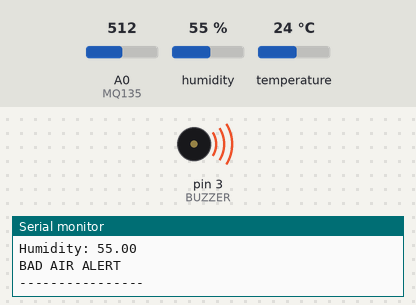
The sketch below on a simulated Arduino Uno, built with avr-gcc and run on an emulated ATmega328P. Shown: buzzer (waves = sounding), the last lines printed to the serial monitor. The test bench sets the inputs (shaded band); at power-on: A0 (MQ135) = 512, humidity 55 %, temperature 24 °C.

Above: at 2.8 s.
2.9 s: A0 (MQ135) set to 90
At 5.3 s:
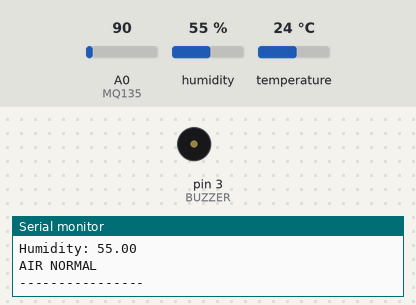
5.6 s: A0 (MQ135) set to 110
At 6.5 s:
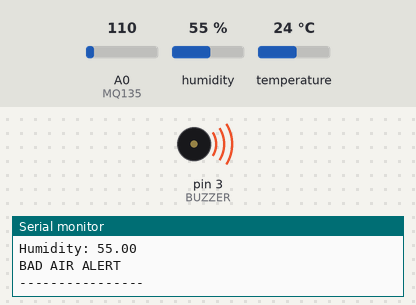
Timing chart, 0 to 8.6 s (numbered marks = the images above; inputs shaded):
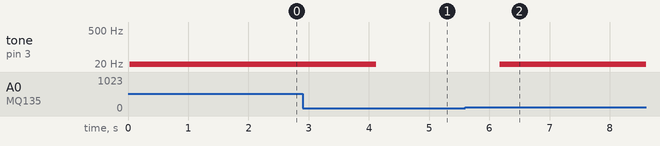

Measured:
- after the input at 2.9 s, tone on pin 3 (BUZZER): 10 Hz → silent after 1.2 s
- after the input at 5.6 s, tone on pin 3 (BUZZER): silent → 10 Hz after 0.57 s

The sketch:

sketch_may22a.ino
```cpp
#include <DHT.h>

#define DHTPIN 2
#define DHTTYPE DHT11

#define MQ135 A0
#define BUZZER 3

DHT dht(DHTPIN, DHTTYPE);

void setup() {

  Serial.begin(9600);

  dht.begin();

  pinMode(BUZZER, OUTPUT);

  Serial.println("Air Quality Monitoring");
}

void loop() {

  int air = analogRead(MQ135);

  float temp = dht.readTemperature();

  float hum = dht.readHumidity();

  Serial.print("Air Quality: ");
  Serial.println(air);

  Serial.print("Temperature: ");
  Serial.println(temp);

  Serial.print("Humidity: ");
  Serial.println(hum);

  // BUZZER CONDITION

  if (air > 100) {

    Serial.println("BAD AIR ALERT");

    tone(BUZZER, 10);

  }
  else {

    Serial.println("AIR NORMAL");

    noTone(BUZZER);
  }

  Serial.println("----------------");

  delay(2000);
}
```
